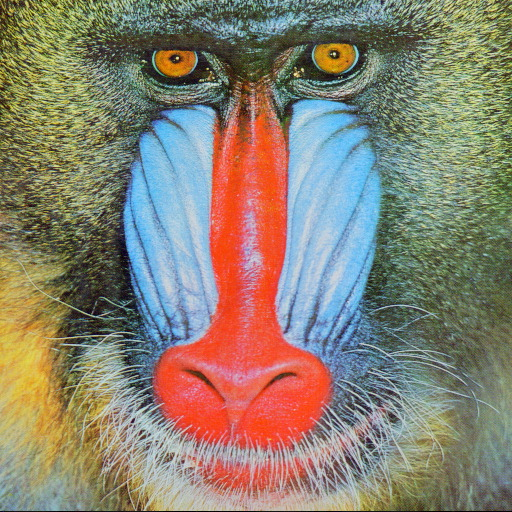
#> input picture Data/baboon.jpg, 512 x 512 px
$ python morphology.py
#> lines starting #> are read from the running program, lines starting #| are printed output that depends on the picture
### VB_Classes/Python/common.py
'''
This module contains some common routines used by other samples.
'''
import sys
import numpy as np
import cv2 as cv

# built-in modules
import os
import itertools as it
from contextlib import contextmanager

image_extensions = ['.bmp', '.jpg', '.jpeg', '.png', '.tif', '.tiff', '.pbm', '.pgm', '.ppm']

class Bunch(object):
    def __init__(self, **kw):
        self.__dict__.update(kw)
    def __str__(self):
        return str(self.__dict__)

# [4 lines left out: function splitfn, not called in this run]

def anorm2(a):
    return (a*a).sum(-1)
def anorm(a):
    return np.sqrt( anorm2(a) )

# [39 lines left out: functions homotrans, to_rect, rect2rect_mtx, lookat, mtx2rvec, not called in this run]

def draw_str(dst, target, s):
    x, y = target
    cv.putText(dst, s, (x+1, y+1), cv.FONT_HERSHEY_PLAIN, 1.0, (0, 0, 0), thickness = 2, lineType=cv.LINE_AA)
    cv.putText(dst, s, (x, y), cv.FONT_HERSHEY_PLAIN, 1.0, (255, 255, 255), lineType=cv.LINE_AA)

class Sketcher:
    # [8 lines left out: function __init__, not called in this run]

    def show(self):
        cv.imshow(self.windowname, self.dests[0])

    # [13 lines left out: function on_mouse, not called in this run]


# palette data from matplotlib/_cm.py
_jet_data =   {'red':   ((0., 0, 0), (0.35, 0, 0), (0.66, 1, 1), (0.89,1, 1),
                         (1, 0.5, 0.5)),
               'green': ((0., 0, 0), (0.125,0, 0), (0.375,1, 1), (0.64,1, 1),
                         (0.91,0,0), (1, 0, 0)),
               'blue':  ((0., 0.5, 0.5), (0.11, 1, 1), (0.34, 1, 1), (0.65,0, 0),
                         (1, 0, 0))}

cmap_data = { 'jet' : _jet_data }

# [14 lines left out: function make_cmap, not called in this run]

def nothing(*arg, **kw):
    pass

def clock():
    return cv.getTickCount() / cv.getTickFrequency()

# [8 lines left out: function Timer, not called in this run]

class StatValue:
    def __init__(self, smooth_coef = 0.5):
        self.value = None
        self.smooth_coef = smooth_coef
    # [6 lines left out: function update, not called in this run]

class RectSelector:
    # [31 lines left out: functions __init__, onmouse, draw, not called in this run]
    @property
    def dragging(self):
        return self.drag_rect is not None


# [18 lines left out: functions grouper, mosaic, not called in this run]

def getsize(img):
    h, w = img.shape[:2]
    return w, h

def mdot(*args):
    return reduce(np.dot, args)

# [4 lines left out: function draw_keypoints, not called in this run]

### VB_Classes/Python/morphology.py
'''
Morphology operations.

Usage:
  morphology.py [<image>]

Keys:
  1   - change operation
  2   - change structure element shape
  ESC - exit
'''
import sys
import numpy as np
import cv2 as cv
title_window = 'Morphology.py'

def main():
    import sys
    from itertools import cycle
    from common import draw_str

    try:
        fn = sys.argv[1]
    except:
        fn = '../../Data/baboon.jpg'

    img = cv.imread(cv.samples.findFile(fn))
#> img is the input picture: shape (512, 512, 3); mean B, G, R 112.9, 129.1, 137.1

    if img is None:
        print('Failed to load image file:', fn)
        sys.exit(1)

    cv.imshow('original', img)

    modes = cycle(['erode/dilate', 'open/close', 'blackhat/tophat', 'gradient'])
    str_modes = cycle(['ellipse', 'rect', 'cross'])

    cur_mode = next(modes)
    cur_str_mode = next(str_modes)

    def update(dummy=None):
        sz = cv.getTrackbarPos('op/size', 'morphology')
        iters = cv.getTrackbarPos('iters', 'morphology')
        opers = cur_mode.split('/')
        if len(opers) > 1:
            sz = sz - 10
            op = opers[sz > 0]
            sz = abs(sz)
        else:
            op = opers[0]
        sz = sz*2+1

        str_name = 'MORPH_' + cur_str_mode.upper()
        oper_name = 'MORPH_' + op.upper()
        st = cv.getStructuringElement(getattr(cv, str_name), (sz, sz))
        res = cv.morphologyEx(img, getattr(cv, oper_name), st, iterations=iters)
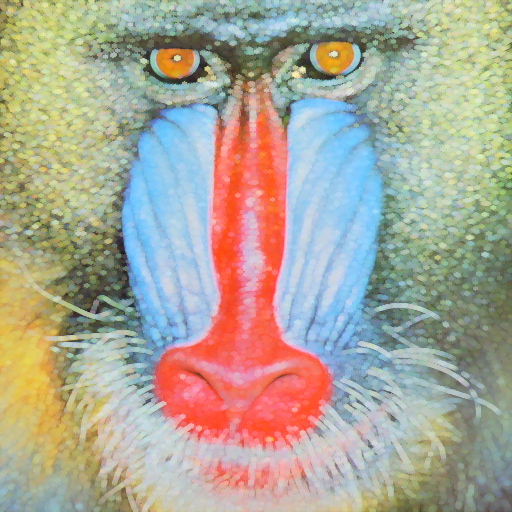
#> res: shape (512, 512, 3); mean B, G, R 151.6, 167, 171.1

        draw_str(res, (10, 20), 'mode: ' + cur_mode)
        draw_str(res, (10, 40), 'operation: ' + oper_name)
        draw_str(res, (10, 60), 'structure: ' + str_name)
        draw_str(res, (10, 80), 'ksize: %d  iters: %d' % (sz, iters))
#> call 4 of draw_str, with target = (10, 80), s = 'ksize: 5  iters: 1'
#> in draw_str (call 4), `cv.putText(dst, s, (x, y), cv.FONT_HERSHEY_PLAIN, 1.0, (255, 255, 255)..`:
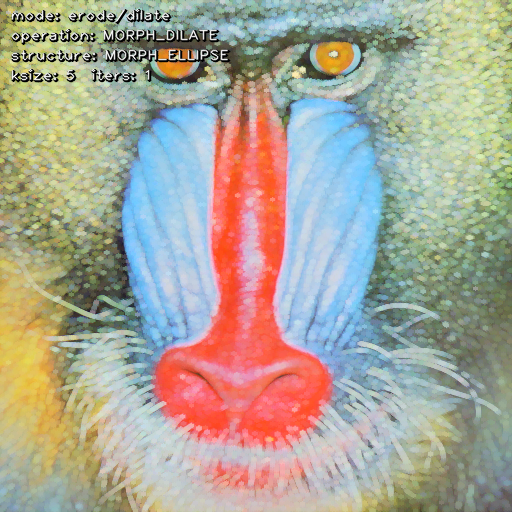
#> dst: shape (512, 512, 3); mean B, G, R 150.9, 165.4, 169.7
        cv.imshow('morphology', res)

    cv.namedWindow('morphology')
    cv.createTrackbar('op/size', 'morphology', 12, 20, update)
    cv.createTrackbar('iters', 'morphology', 1, 10, update)
    update()
    while True:
        ch = cv.waitKey()
#> (key Esc is pressed here)
        if ch == 27:
            break
        if ch == ord('1'):
            cur_mode = next(modes)
        if ch == ord('2'):
            cur_str_mode = next(str_modes)
        update()

    print('Done')


if __name__ == '__main__':
    print(__doc__)
    main()
    cv.destroyAllWindows()

$ run again, with Data/GeneticDrawingExample.jpg copied over Data/baboon.jpg
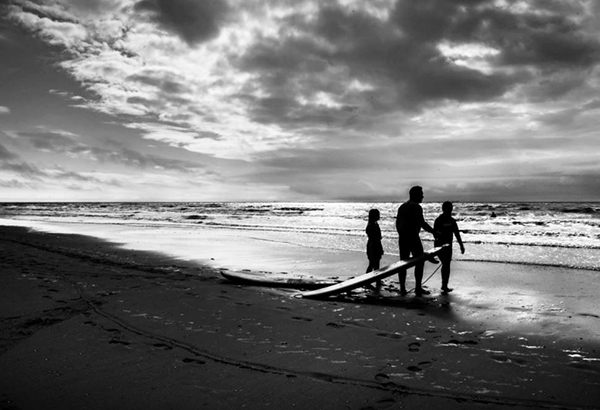
#> input picture Data/GeneticDrawingExample.jpg, 600 x 410 px
#> in main, img is the input picture: shape (410, 600, 3); min 0, max 255, mean 116.6
#> in update, `res = cv.morphologyEx(img, getattr(cv, oper_name), st, iterations=iters)`:
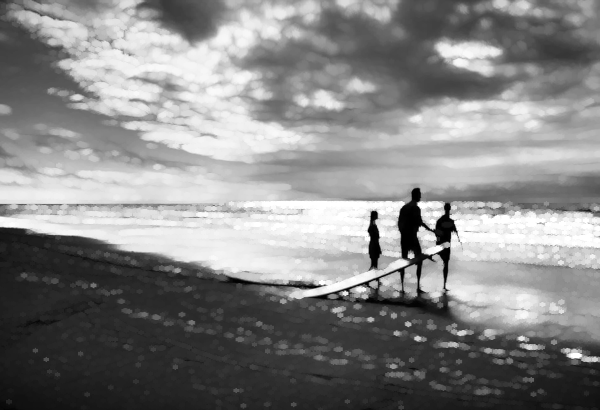
#> res: shape (410, 600, 3); min 0, max 255, mean 133.9
#> in draw_str (call 4), `cv.putText(dst, s, (x, y), cv.FONT_HERSHEY_PLAIN, 1.0, (255, 255, 255)..`:
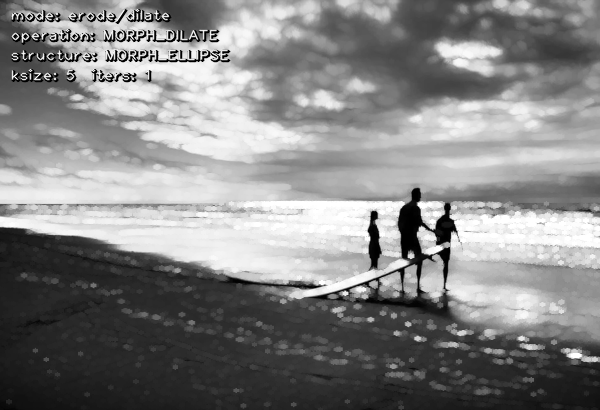
#> dst: shape (410, 600, 3); min 0, max 255, mean 132.1
